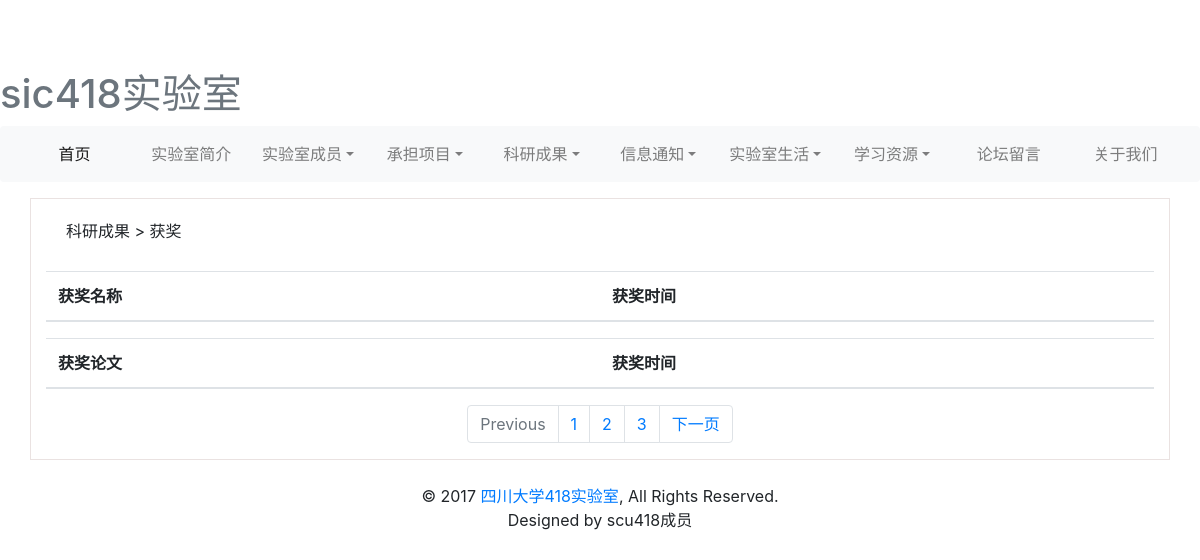
The page /lab/prizelist/ on the database as committed earlier.
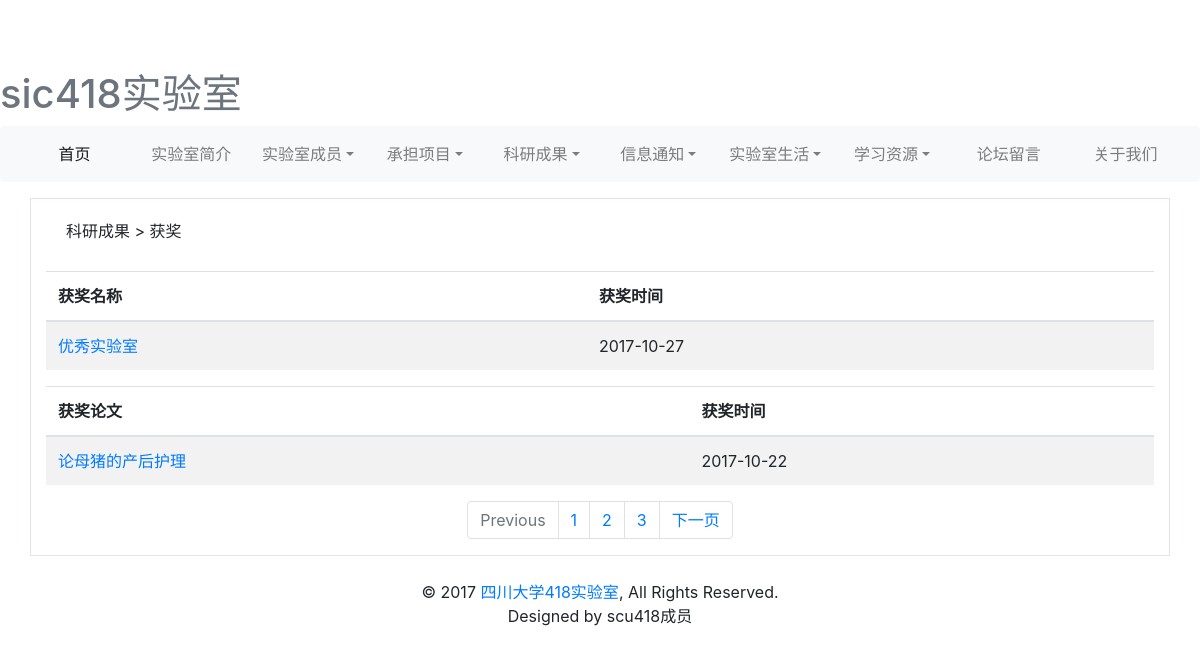
The same page on the database as committed later.
### lab/models.py (models this page shows, shortened)
class Prize(models.Model):
    name = models.CharField(verbose_name=u'奖项名称', max_length=100)
    desc = models.TextField(verbose_name=u'奖项详情')
    time = models.DateField(verbose_name=u'获奖时间')
    class Meta:
        verbose_name = u'实验室获奖'
        verbose_name_plural = verbose_name

class Research(models.Model):
    name = models.CharField(verbose_name=u'论文专著名称', max_length=50)
    content = models.TextField(verbose_name=u'论文专著详情')
    genre = models.CharField(verbose_name=u'科研分类', choices=(('paper', '论文'), ('monograph', '专著')),
                             null=True, max_length=30)
    thesis = models.FileField(verbose_name=u'论文文件', upload_to='thesis/', max_length=100, null=True)
    prize = models.BooleanField(verbose_name=u'是否获奖', default=False)
    time = models.DateField(verbose_name=u'论文专著发表时间')
    class Meta:
        verbose_name = u'论文专著'
        verbose_name_plural = verbose_name

### lab/views.py (the view)
def prizelist(request):
    prize1 = models.Prize.objects.all()
    prize2 = models.Research.objects.filter(prize=True)
    return render(request, "achievements_in_scientific_research/prizelist.html", {'prize1': prize1,'prize2':prize2})

### templates/achievements_in_scientific_research/prizelist.html (shortened to what this page needs)
{% extends 'base2.html' %}
{% block content %}
    <div style="border: solid rgba(104,52,42,0.14) 1px;" class="container table-responsive">
        <label style="padding: 20px;   ">科研成果 > 获奖</label>
            <table class="table table-hover table-striped">
                <thead>
                    <tr>
                        <th>获奖名称</th>
                        <th>获奖时间</th>
                    </tr>
                </thead>
                <tbody  >
                    {% for p1 in prize1    %}
                    <tr>
                       <td> <a href=" {%  url 'lab:prizepage' p1.id %} ">{{ p1.name }}</a> </td>
                        <td> {{p1.time|date:"Y-m-d"}}</td>
                    </tr>
                    {% endfor %}
                </tbody>
            </table>
            <table class="table table-hover table-striped">
                <thead>
                    <tr>
                        <th>获奖论文</th>
                        <th>获奖时间</th>
                    </tr>
                </thead>
                <tbody  >
                    {% for p2 in prize2    %}
                    <tr>
                            <td> <a href=" {%  url 'lab:paperpage' p2.id %} ">{{ p2.name }}</a> </td>
                            <td> {{p2.time|date:"Y-m-d"}}</td>
                    </tr>
                    {% endfor %}
                </tbody>
            </table>
            <nav aria-label="Page navigation example">
              <ul class="pagination justify-content-center">
                <li class="page-item disabled">
                  <a class="page-link" href="#" tabindex="-1">Previous</a>
                </li>
                <li class="page-item"><a class="page-link" href="#">1</a></li>
                <li class="page-item"><a class="page-link" href="#">2</a></li>
                <li class="page-item"><a class="page-link" href="#">3</a></li>
                <li class="page-item">
                  <a class="page-link" href="#">下一页</a>
                </li>
              </ul>
            </nav>
    </div>
{% endblock %}

Rows that differ between the two databases and show on the page:
added Prize: name "优秀实验室", time "2017-10-27"
now on this page (row edited): Research: name "论母猪的产后护理", time "2017-10-22"
